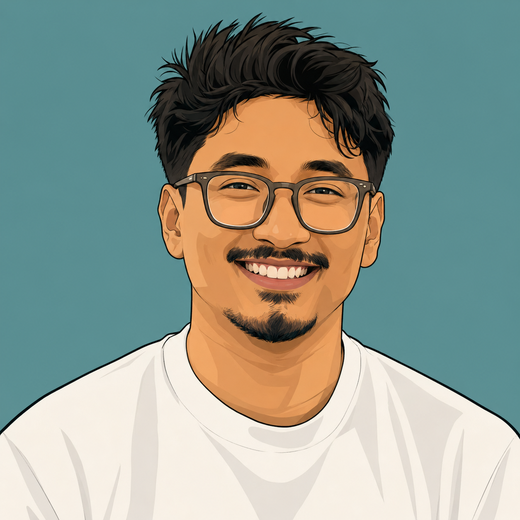
#> input picture profile.png, 520 x 520 px
$ python github_ascii_profile.py profile.png
#> lines starting #> are read from the running program, lines starting #| are printed output that depends on the picture; after the words box and inside, x2 and y2 are one past the last pixel; in counts of white or black regions, pixels touching at a corner belong together
#!/usr/bin/env python3
"""
GitHub ASCII Profile Generator
==============================
Turns YOUR photo into an ASCII-art "neofetch style" GitHub profile README,
just like Andrew6rant's profile.

Usage:
    python github_ascii_profile.py your_photo.jpg

Then copy the generated README.md into a repo named exactly
the same as your GitHub username (e.g. github.com/YOURNAME/YOURNAME).

Requires:  pip install pillow
"""

import sys
from datetime import date, timedelta
from PIL import Image, ImageOps, ImageEnhance

# ============================================================
#  1. EDIT YOUR PERSONAL INFO HERE
# ============================================================
USERNAME = "majipa007"         # shows as  majipa007@github
BIRTHDATE = date(2002, 12, 22)  # Uptime auto-computes from this


def uptime_string() -> str:
    today = date.today()
    y = today.year - BIRTHDATE.year
    m = today.month - BIRTHDATE.month
    d = today.day - BIRTHDATE.day
    if d < 0:
        m -= 1
        prev_month_end = date(today.year, today.month, 1) - timedelta(days=1)
        d += prev_month_end.day
    if m < 0:
        y -= 1
        m += 12
    return f"{y} years, {m} months, {d} days"


INFO = [
    ("header", f"{USERNAME}@github"),
    ("OS",                    "Linux, Windows 11, Android"),
    ("Uptime",                uptime_string()),
    ("Host",                  "Ascentium"),
    ("Kernel",                "AI/ML Engineer"),
    ("Location",              "Chennai, India"),
    ("IDE",                   "VSCode, Neovim"),
    ("blank", ""),
    ("Languages.Programming", "Python, Go"),
    ("Languages.Computer",    "HTML, CSS, JSON, YAML, Bash"),
    ("Languages.Real",        "English, Nepali, Hindi"),
    ("blank", ""),
    ("Hobbies.Software",      "ML/AI Experiments, Open Source"),
    ("blank", ""),
    ("header", "Contact"),
    ("Email.Personal",        "sulavstha007@gmail.com"),
    ("LinkedIn",              "sulav-shrestha-16b1091bb"),
    ("Medium",                "@sulavstha007"),
    ("Discord",               "majipa007"),
    ("blank", ""),
    ("header", "GitHub Stats"),
    ("Repos",                 "27 | Stars: 34"),
    ("Commits",               "281 | Followers: 25"),
]

# ============================================================
#  2. TUNE THE ART LOOK (optional)
# ============================================================
MODE        = "braille"  # "braille" = high detail (2x4 dots/char), "ascii" = classic
COLORIZE    = True   # ANSI colors — GitHub renders them inside ```ansi blocks
ART_WIDTH   = 42     # characters wide (braille: 40-60, ascii: 40-55 looks best)
INFO_WIDTH  = 52     # width of the right info panel
CONTRAST    = 1.6    # 1.0 = normal, higher = punchier
BRIGHTNESS  = 1.05
INVERT      = True   # True = dark background (GitHub dark mode style)
DITHER      = True   # braille only: smooth shading via Floyd-Steinberg dithering
# Character ramp: dark -> light (ascii mode only)
RAMP = "@%#WM8B$kbdpqmwZO0QLCJUYXzcvunxrjft/\\|()1{}[]?-_+~<>i!lI;:,\"^`'. "

CHAR_ASPECT = 0.5    # a terminal character is ~2x taller than wide

# Colors, per role. GitHub can't render ANSI in READMEs, so the colored
# version is written as profile.svg and embedded in the README as an image.
# ansi = terminal preview, svg = hex fill + weight for the SVG.
STYLES = {
    "art":    {"ansi": "",     "svg": ("#c9d1d9", "normal")},  # b&w portrait
    "header": {"ansi": "1;36", "svg": ("#39c5cf", "bold")},    # cyan
    "key":    {"ansi": "1;94", "svg": ("#79c0ff", "bold")},    # bright blue
    "dots":   {"ansi": "90",   "svg": ("#484f58", "normal")},  # faint gray
    "value":  {"ansi": "",     "svg": ("#e6edf3", "normal")},  # near-white
}
SVG_BG     = "#0d1117"   # GitHub dark-mode background
SVG_BORDER = "#30363d"
FONT_SIZE  = 14
CHAR_W     = 8.4         # monospace advance at 14px (0.6em)
LINE_H     = 16.8        # 2x char width keeps the braille art square


def paint(text: str, role: str) -> str:
    """ANSI-colorize for the terminal preview."""
    code = STYLES[role]["ansi"]
    if not COLORIZE or not code or not text:
        return text
    return f"\033[{code}m{text}\033[0m"


def load_photo(path: str, ratio: float = 1.0) -> Image.Image:
    """Load, center-crop to the given w:h ratio and tone-adjust the photo."""
    img = Image.open(path).convert("L")
    img = ImageOps.exif_transpose(img)

    w, h = img.size
    cw = min(w, int(h * ratio))
    ch = min(h, int(cw / ratio))
    cw = int(ch * ratio)
    img = img.crop(((w - cw) // 2, (h - ch) // 2,
                    (w + cw) // 2, (h + ch) // 2))

    img = ImageEnhance.Contrast(img).enhance(CONTRAST)
    img = ImageEnhance.Brightness(img).enhance(BRIGHTNESS)
    return img


# Braille dot bit positions within a 2x4 cell:
#   (x=0,y=0)=0x01  (x=1,y=0)=0x08
#   (x=0,y=1)=0x02  (x=1,y=1)=0x10
#   (x=0,y=2)=0x04  (x=1,y=2)=0x20
#   (x=0,y=3)=0x40  (x=1,y=3)=0x80
_BRAILLE_BITS = {(0, 0): 0x01, (0, 1): 0x02, (0, 2): 0x04, (0, 3): 0x40,
                 (1, 0): 0x08, (1, 1): 0x10, (1, 2): 0x20, (1, 3): 0x80}


def image_to_braille(path: str, rows: int | None = None) -> list[str]:
    """Each braille char encodes 2x4 pixels -> 8x the detail of ascii.
    If rows is given, the art is exactly that many lines tall (e.g. to
    match the info panel height) — the photo crop follows the ratio."""
    # 2 px per char horizontally, 4 px vertically; braille dots come out
    # square, so the crop ratio maps 1:1 onto the pixel grid.
    px_w = ART_WIDTH * 2
    px_h = rows * 4 if rows else px_w
    img = load_photo(path, ratio=px_w / px_h)
    img = img.resize((px_w, px_h))

    # lit dots should be the BRIGHT parts of the photo on a dark background
    if not INVERT:
        img = ImageOps.invert(img)

    if DITHER:
        img = img.convert("1")  # Floyd-Steinberg dithering
    else:
        img = img.point(lambda p: 255 if p > 127 else 0).convert("1")

    px = img.load()
    lines = []
    for cy in range(px_h // 4):
        row = []
        for cx in range(px_w // 2):
            code = 0x2800
            for (dx, dy), bit in _BRAILLE_BITS.items():
                if px[cx * 2 + dx, cy * 4 + dy]:
                    code |= bit
            row.append(chr(code))
        lines.append("".join(row))
    return lines


# [17 lines left out: function image_to_ascii, not called in this run]


Segment = tuple[str, str]  # (text, role)


def build_info_panel() -> list[list[Segment]]:
    """Each line is a list of (text, role) segments so any renderer can color it."""
    lines: list[list[Segment]] = []
    for key, val in INFO:
        if key == "blank":
            lines.append([(".", "dots")])
        elif key == "header":
            title = f"- {val} " if lines else f"{val} "
            line = title + "-" * max(0, INFO_WIDTH - len(title) - 1) + "-."
            lines.append([(line, "header")])
        else:
            label = f". {key}: "
            dots = "." * max(1, INFO_WIDTH - len(label) - len(val) - 1)
            lines.append([(label, "key"), (dots, "dots"), (" " + val, "value")])
    return lines


def combine_rows(art: list[str], info: list[list[Segment]]) -> list[list[Segment]]:
    """Merge art and info into full-width segment rows."""
    height = max(len(art), len(info))
    art = art + [""] * (height - len(art))
    info = info + [[]] * (height - len(info))
    rows = []
    for a, b in zip(art, info):
        rows.append([(f"{a:<{ART_WIDTH}}  ", "art")] + b)
    return rows


def render_ansi(rows: list[list[Segment]]) -> str:
    return "\n".join(
        "".join(paint(text, role) for text, role in row).rstrip() for row in rows
    )


def render_plain(rows: list[list[Segment]]) -> str:
    return "\n".join(
        "".join(text for text, _ in row).rstrip() for row in rows
    )


def _xml_escape(s: str) -> str:
    return s.replace("&", "&amp;").replace("<", "&lt;").replace(">", "&gt;")


# [43 lines left out: function render_svg, not called in this run]


def main():
    if len(sys.argv) < 2:
        print("Usage: python github_ascii_profile.py <photo.jpg>")
        sys.exit(1)

    info = build_info_panel()
    if MODE == "braille":
        art = image_to_braille(sys.argv[1], rows=len(info))
#> in load_photo, `img = Image.open(path).convert("L")`:
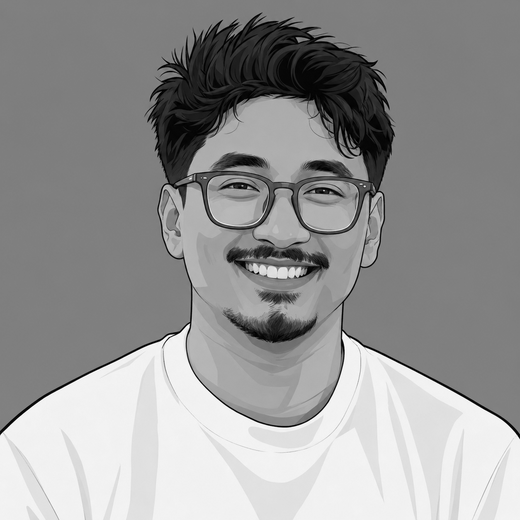
#> img: PIL image 520x520 L; min 0, max 255, mean 149.4
#> in load_photo, `img = img.crop(((w - cw) // 2, (h - ch) // 2, (w + cw) // 2, (h + ch) ..`:
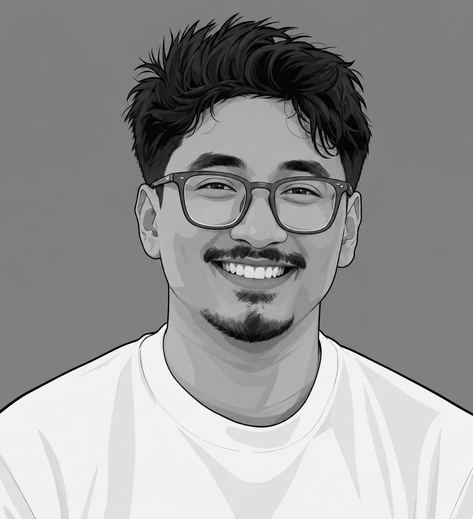
#> img: PIL image 473x519 L; min 0, max 255, mean 149.5
#> in load_photo, `img = ImageEnhance.Contrast(img).enhance(CONTRAST)`:
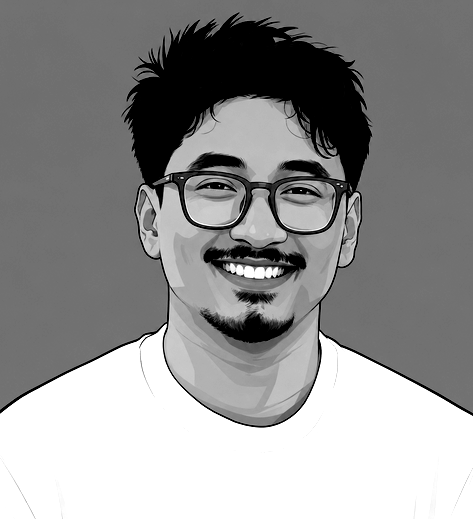
#> img: PIL image 473x519 L; min 0, max 255, mean 145.2
#> in image_to_braille, `img = img.resize((px_w, px_h))`:
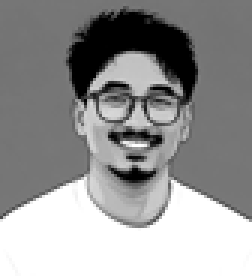
#> img: PIL image 84x92 L (shown 3 times larger); min 0, max 255, mean 148.8
#> in image_to_braille, `img = img.convert("1")`:
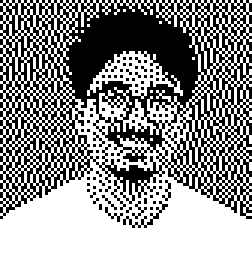
#> img: PIL image 84x92 1 (shown 3 times larger); 58.4% white; 73 black regions (71 under 20 px), largest, box (x1, y1, x2, y2) and area: (0, 0, 84, 73) 3076, (41, 67, 56, 76) 25
    else:
        art = image_to_ascii(sys.argv[1])
    rows = combine_rows(art, info)

    # README is real text — GitHub renders code blocks without color,
    # but everyone can see (and copy) the actual characters.
    readme = "```text\n" + render_plain(rows) + "\n```\n"
    with open("README.md", "w", encoding="utf-8") as f:
        f.write(readme)

    # COLORIZE only affects this terminal preview
    print(render_ansi(rows) if COLORIZE else render_plain(rows))
    print("\n✅ README.md generated! Push to a repo named after your username.")


if __name__ == "__main__":
    main()
